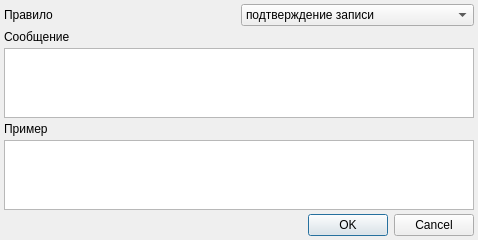
<?xml version="1.0" encoding="UTF-8"?>
<ui version="4.0">
 <class>NotifyDialog</class>
 <widget class="QDialog" name="NotifyDialog">
  <property name="geometry">
   <rect>
    <x>0</x>
    <y>0</y>
    <width>478</width>
    <height>220</height>
   </rect>
  </property>
  <property name="windowTitle">
   <string>Правило оповещения</string>
  </property>
  <property name="sizeGripEnabled">
   <bool>false</bool>
  </property>
  <layout class="QGridLayout">
   <property name="margin">
    <number>4</number>
   </property>
   <property name="spacing">
    <number>4</number>
   </property>
   <item row="8" column="0" colspan="2">
    <widget class="QDialogButtonBox" name="bbxNotify">
     <property name="standardButtons">
      <set>QDialogButtonBox::Cancel|QDialogButtonBox::Ok</set>
     </property>
    </widget>
   </item>
   <item row="0" column="0">
    <widget class="QLabel" name="lblNotificationRule">
     <property name="text">
      <string>Правило</string>
     </property>
    </widget>
   </item>
   <item row="0" column="1">
    <widget class="CNotificationRuleComboBox" name="cmbNotificationRule">
     <item>
      <property name="text">
       <string>подтверждение записи</string>
      </property>
     </item>
     <item>
      <property name="text">
       <string>напоминание</string>
      </property>
     </item>
     <item>
      <property name="text">
       <string>отмена записи</string>
      </property>
     </item>
    </widget>
   </item>
   <item row="5" column="0">
    <spacer>
     <property name="orientation">
      <enum>Qt::Vertical</enum>
     </property>
     <property name="sizeHint" stdset="0">
      <size>
       <width>103</width>
       <height>16</height>
      </size>
     </property>
    </spacer>
   </item>
   <item row="4" column="0" colspan="2">
    <widget class="QPlainTextEdit" name="edtMessage"/>
   </item>
   <item row="1" column="0">
    <widget class="QLabel" name="lblMessage">
     <property name="toolTip">
      <string>Будет подставлено в шаблон как {message}</string>
     </property>
     <property name="text">
      <string>Сообщение</string>
     </property>
    </widget>
   </item>
   <item row="6" column="0">
    <widget class="QLabel" name="label">
     <property name="text">
      <string>Пример</string>
     </property>
    </widget>
   </item>
   <item row="7" column="0" colspan="2">
    <widget class="QPlainTextEdit" name="edtMsgExample">
     <property name="readOnly">
      <bool>true</bool>
     </property>
    </widget>
   </item>
  </layout>
 </widget>
 <customwidgets>
  <customwidget>
   <class>CNotificationRuleComboBox</class>
   <extends>QComboBox</extends>
   <header>Notifications/Utils.h</header>
  </customwidget>
 </customwidgets>
 <resources/>
 <connections>
  <connection>
   <sender>bbxNotify</sender>
   <signal>accepted()</signal>
   <receiver>NotifyDialog</receiver>
   <slot>accept()</slot>
   <hints>
    <hint type="sourcelabel">
     <x>144</x>
     <y>89</y>
    </hint>
    <hint type="destinationlabel">
     <x>144</x>
     <y>52</y>
    </hint>
   </hints>
  </connection>
  <connection>
   <sender>bbxNotify</sender>
   <signal>rejected()</signal>
   <receiver>NotifyDialog</receiver>
   <slot>reject()</slot>
   <hints>
    <hint type="sourcelabel">
     <x>144</x>
     <y>89</y>
    </hint>
    <hint type="destinationlabel">
     <x>144</x>
     <y>52</y>
    </hint>
   </hints>
  </connection>
 </connections>
</ui>
